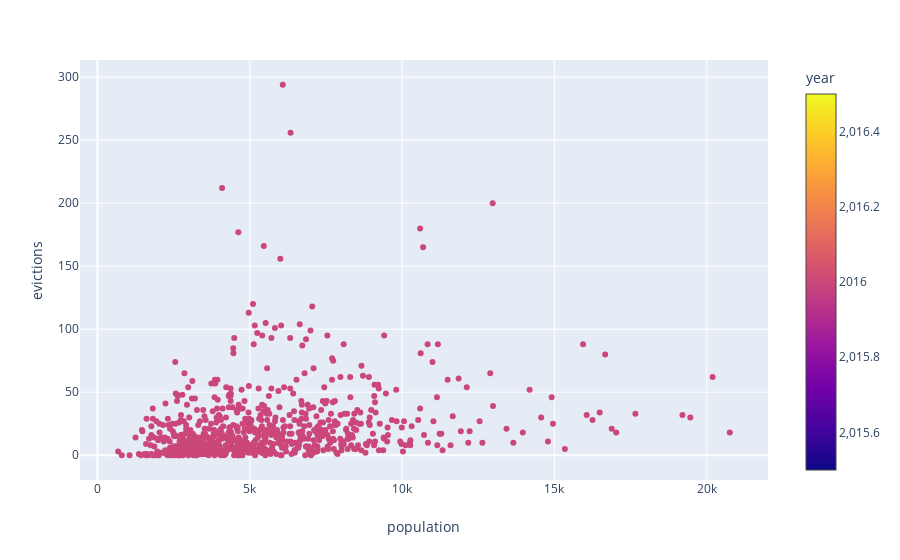

Source (notebook cell):
### Code cell
ax2 = px.scatter(eviction_df, x= "population", y = "evictions", color = "year")
ax2.show()

### Figure 1 — Plotly figure (JSON) as saved in the notebook; plotly's stock layout.template omitted (floating-point values rounded to 4 significant figures; data arrays with more than 128 entries replaced by an {"elided": "..."} marker saying what was removed)
{"data": [{"hoverlabel": {"namelength": 0}, "hovertemplate": "population=%{x}<br>evictions=%{y}<br>year=%{marker.color}", "legendgroup": "", "marker": {"color": {"elided": "762 int values"}, "coloraxis": "coloraxis", "symbol": "circle"}, "mode": "markers", "name": "", "showlegend": false, "type": "scatter", "x": {"elided": "762 int values"}, "xaxis": "x", "y": {"elided": "762 int values"}, "yaxis": "y"}], "layout": {"autosize": true, "coloraxis": {"colorbar": {"title": {"text": "year"}}, "colorscale": [[0, "#0d0887"], [0.1111, "#46039f"], [0.2222, "#7201a8"], [0.3333, "#9c179e"], [0.4444, "#bd3786"], [0.5556, "#d8576b"], [0.6667, "#ed7953"], [0.7778, "#fb9f3a"], [0.8889, "#fdca26"], [1, "#f0f921"]]}, "legend": {"tracegroupgap": 0}, "margin": {"t": 60}, "xaxis": {"anchor": "y", "autorange": true, "domain": [0, 0.98], "range": [-563.6, 22000.0], "title": {"text": "population"}, "type": "linear"}, "yaxis": {"anchor": "x", "autorange": true, "domain": [0, 1], "range": [-19.35, 313.3], "title": {"text": "evictions"}, "type": "linear"}}}
